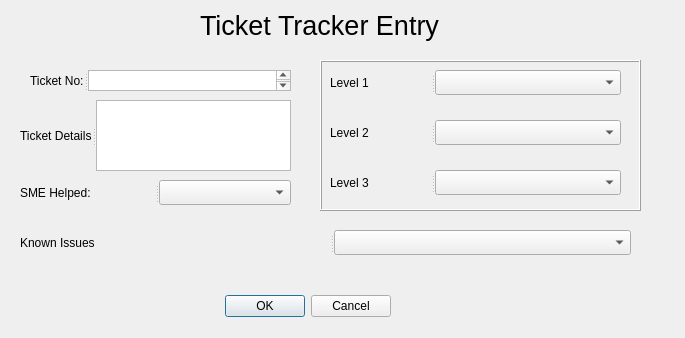
<?xml version="1.0" encoding="UTF-8"?>
<ui version="4.0">
 <class>Dialog</class>
 <widget class="QDialog" name="Dialog">
  <property name="geometry">
   <rect>
    <x>0</x>
    <y>0</y>
    <width>685</width>
    <height>338</height>
   </rect>
  </property>
  <property name="windowTitle">
   <string>Dialog</string>
  </property>
  <widget class="QDialogButtonBox" name="buttonBox">
   <property name="geometry">
    <rect>
     <x>50</x>
     <y>290</y>
     <width>341</width>
     <height>32</height>
    </rect>
   </property>
   <property name="orientation">
    <enum>Qt::Horizontal</enum>
   </property>
   <property name="standardButtons">
    <set>QDialogButtonBox::Cancel|QDialogButtonBox::Ok</set>
   </property>
  </widget>
  <widget class="QFrame" name="Reasons">
   <property name="geometry">
    <rect>
     <x>320</x>
     <y>60</y>
     <width>321</width>
     <height>151</height>
    </rect>
   </property>
   <property name="frameShape">
    <enum>QFrame::Box</enum>
   </property>
   <property name="frameShadow">
    <enum>QFrame::Raised</enum>
   </property>
   <property name="lineWidth">
    <number>1</number>
   </property>
  </widget>
  <widget class="QLabel" name="label_9">
   <property name="geometry">
    <rect>
     <x>200</x>
     <y>10</y>
     <width>251</width>
     <height>31</height>
    </rect>
   </property>
   <property name="font">
    <font>
     <pointsize>20</pointsize>
    </font>
   </property>
   <property name="text">
    <string>Ticket Tracker Entry</string>
   </property>
  </widget>
  <widget class="QSplitter" name="splitter_4">
   <property name="geometry">
    <rect>
     <x>20</x>
     <y>230</y>
     <width>611</width>
     <height>25</height>
    </rect>
   </property>
   <property name="orientation">
    <enum>Qt::Horizontal</enum>
   </property>
   <widget class="QLabel" name="label_5">
    <property name="text">
     <string>Known Issues</string>
    </property>
   </widget>
   <widget class="QComboBox" name="cmbL3_2"/>
  </widget>
  <widget class="QSplitter" name="splitter_2">
   <property name="geometry">
    <rect>
     <x>330</x>
     <y>120</y>
     <width>291</width>
     <height>25</height>
    </rect>
   </property>
   <property name="orientation">
    <enum>Qt::Horizontal</enum>
   </property>
   <widget class="QLabel" name="label_3">
    <property name="text">
     <string>Level 2</string>
    </property>
   </widget>
   <widget class="QComboBox" name="cmbL2"/>
  </widget>
  <widget class="QSplitter" name="splitter">
   <property name="geometry">
    <rect>
     <x>330</x>
     <y>70</y>
     <width>291</width>
     <height>25</height>
    </rect>
   </property>
   <property name="orientation">
    <enum>Qt::Horizontal</enum>
   </property>
   <widget class="QLabel" name="label">
    <property name="acceptDrops">
     <bool>true</bool>
    </property>
    <property name="accessibleName">
     <string/>
    </property>
    <property name="text">
     <string>Level 1</string>
    </property>
   </widget>
   <widget class="QComboBox" name="cmbL1"/>
  </widget>
  <widget class="QSplitter" name="splitter_3">
   <property name="geometry">
    <rect>
     <x>330</x>
     <y>170</y>
     <width>291</width>
     <height>25</height>
    </rect>
   </property>
   <property name="orientation">
    <enum>Qt::Horizontal</enum>
   </property>
   <widget class="QLabel" name="label_4">
    <property name="text">
     <string>Level 3</string>
    </property>
   </widget>
   <widget class="QComboBox" name="cmbL3"/>
  </widget>
  <widget class="QSplitter" name="splitter_5">
   <property name="geometry">
    <rect>
     <x>30</x>
     <y>70</y>
     <width>261</width>
     <height>21</height>
    </rect>
   </property>
   <property name="orientation">
    <enum>Qt::Horizontal</enum>
   </property>
   <widget class="QLabel" name="label_6">
    <property name="text">
     <string>Ticket No:</string>
    </property>
   </widget>
   <widget class="QTextEdit" name="textEdit"/>
  </widget>
  <widget class="QSplitter" name="splitter_6">
   <property name="geometry">
    <rect>
     <x>20</x>
     <y>180</y>
     <width>271</width>
     <height>25</height>
    </rect>
   </property>
   <property name="orientation">
    <enum>Qt::Horizontal</enum>
   </property>
   <widget class="QLabel" name="label_7">
    <property name="acceptDrops">
     <bool>true</bool>
    </property>
    <property name="accessibleName">
     <string/>
    </property>
    <property name="text">
     <string>SME Helped: </string>
    </property>
   </widget>
   <widget class="QComboBox" name="cmbL1_2"/>
  </widget>
  <widget class="QSplitter" name="splitter_7">
   <property name="geometry">
    <rect>
     <x>20</x>
     <y>100</y>
     <width>271</width>
     <height>71</height>
    </rect>
   </property>
   <property name="orientation">
    <enum>Qt::Horizontal</enum>
   </property>
   <widget class="QLabel" name="label_8">
    <property name="text">
     <string>Ticket Details</string>
    </property>
   </widget>
   <widget class="QTextEdit" name="textEdit_2"/>
  </widget>
  <zorder>Reasons</zorder>
  <zorder>buttonBox</zorder>
  <zorder>cmbL1</zorder>
  <zorder>label</zorder>
  <zorder>label_3</zorder>
  <zorder>label_4</zorder>
  <zorder>cmbL2</zorder>
  <zorder>cmbL3</zorder>
  <zorder>label_5</zorder>
  <zorder>cmbL3_2</zorder>
  <zorder>textEdit</zorder>
  <zorder>label_6</zorder>
  <zorder>label_7</zorder>
  <zorder>cmbL1_2</zorder>
  <zorder>textEdit_2</zorder>
  <zorder>label_8</zorder>
  <zorder>label_9</zorder>
 </widget>
 <resources/>
 <connections>
  <connection>
   <sender>buttonBox</sender>
   <signal>accepted()</signal>
   <receiver>Dialog</receiver>
   <slot>accept()</slot>
   <hints>
    <hint type="sourcelabel">
     <x>248</x>
     <y>254</y>
    </hint>
    <hint type="destinationlabel">
     <x>157</x>
     <y>274</y>
    </hint>
   </hints>
  </connection>
  <connection>
   <sender>buttonBox</sender>
   <signal>rejected()</signal>
   <receiver>Dialog</receiver>
   <slot>reject()</slot>
   <hints>
    <hint type="sourcelabel">
     <x>316</x>
     <y>260</y>
    </hint>
    <hint type="destinationlabel">
     <x>286</x>
     <y>274</y>
    </hint>
   </hints>
  </connection>
 </connections>
</ui>
